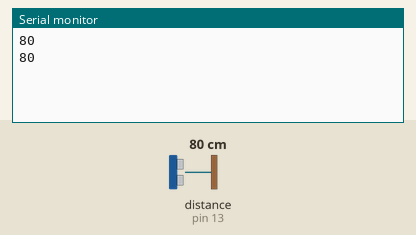
Bench run of a sketch on a simulated Arduino Uno, built with avr-gcc and run on an emulated ATmega328P. Parts: the last lines printed to the serial monitor. The test bench sets the inputs (shaded band); at power-on: distance to the obstacle (sensor on pin 13) 80 cm.

Above: at 1.2 s.
1.3 s: distance to the obstacle (sensor on pin 13) set to 2 cm
At 2.6 s:
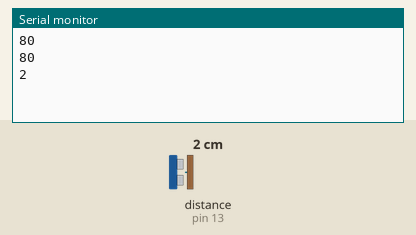
2.8 s: distance to the obstacle (sensor on pin 13) set to 4 cm
At 3.8 s:
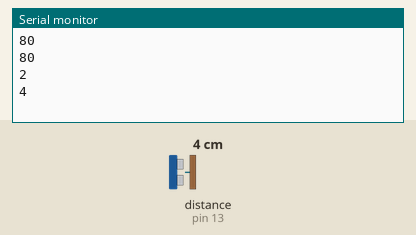
Timing chart, 0 to 5.8 s (numbered marks = the images above; inputs shaded):
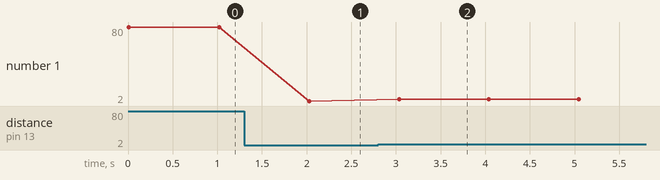

The sketch:

lora-tx.ino
```cpp
#include <Ultrasonic.h>


#include <SoftwareSerial.h>
// Define a Software Serial object and the used pins
SoftwareSerial softSerial(8, 9); // RX, TX>


Ultrasonic ultrasonic(12, 13);
void setup(){
Serial.begin(9600); // Normal Serial
softSerial.begin(9600); // Soft Serial
}
void loop(){
// Check for received characters from the computer

Serial.println(ultrasonic.distanceRead());
// Write what is received to the soft serial
softSerial.println(ultrasonic.distanceRead());
delay(1000);

}
```

Measured:
- after the input at 1.3 s, the serial monitor: prints a new line after 0.73 s (image 1)
- after the input at 2.8 s, the serial monitor: prints a new line after 0.24 s (image 2)
- plotted number 1: 80 → 2 after the input at 1.3 s, 2 → 4 after the input at 2.8 s
